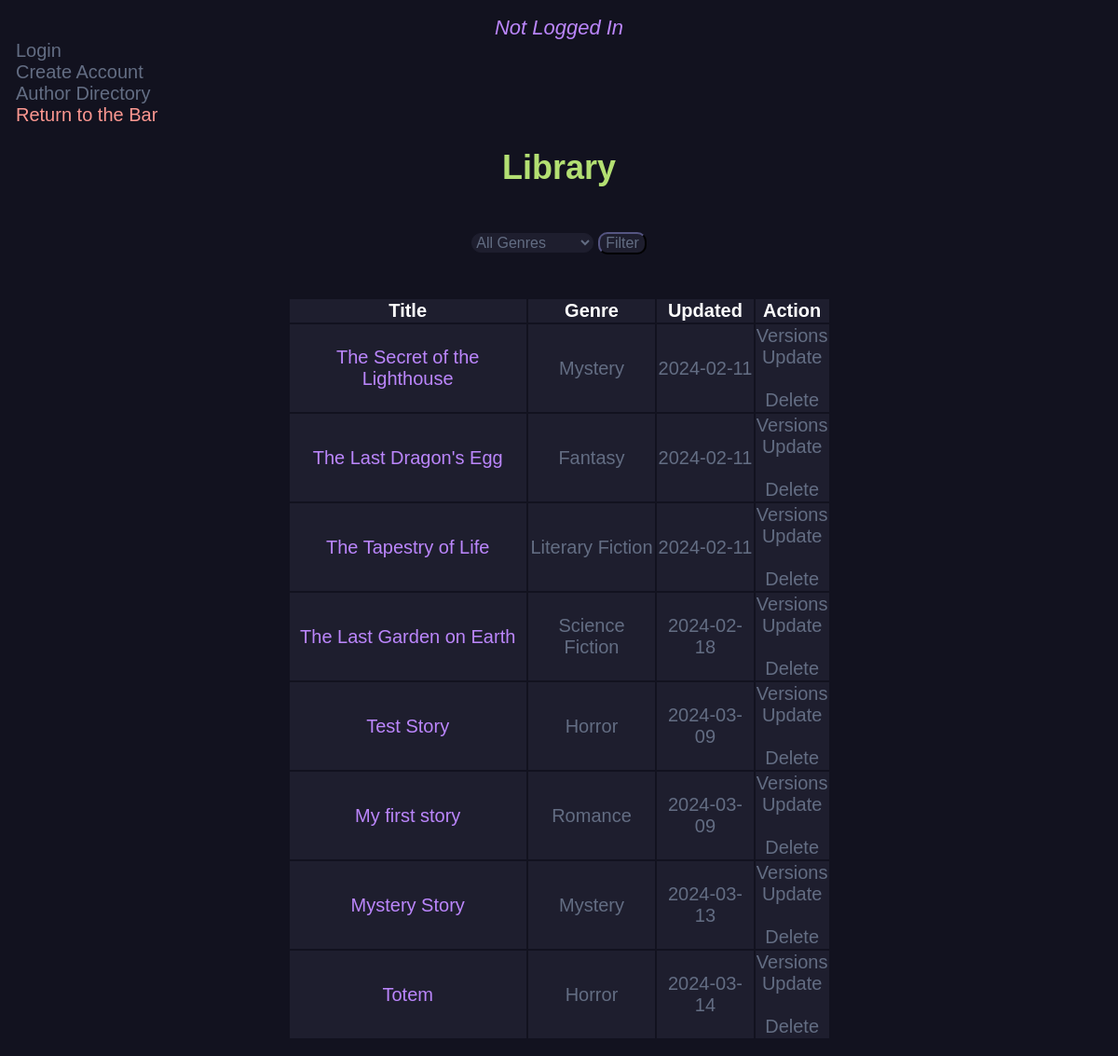
The page /story_db/ on the database as committed earlier.
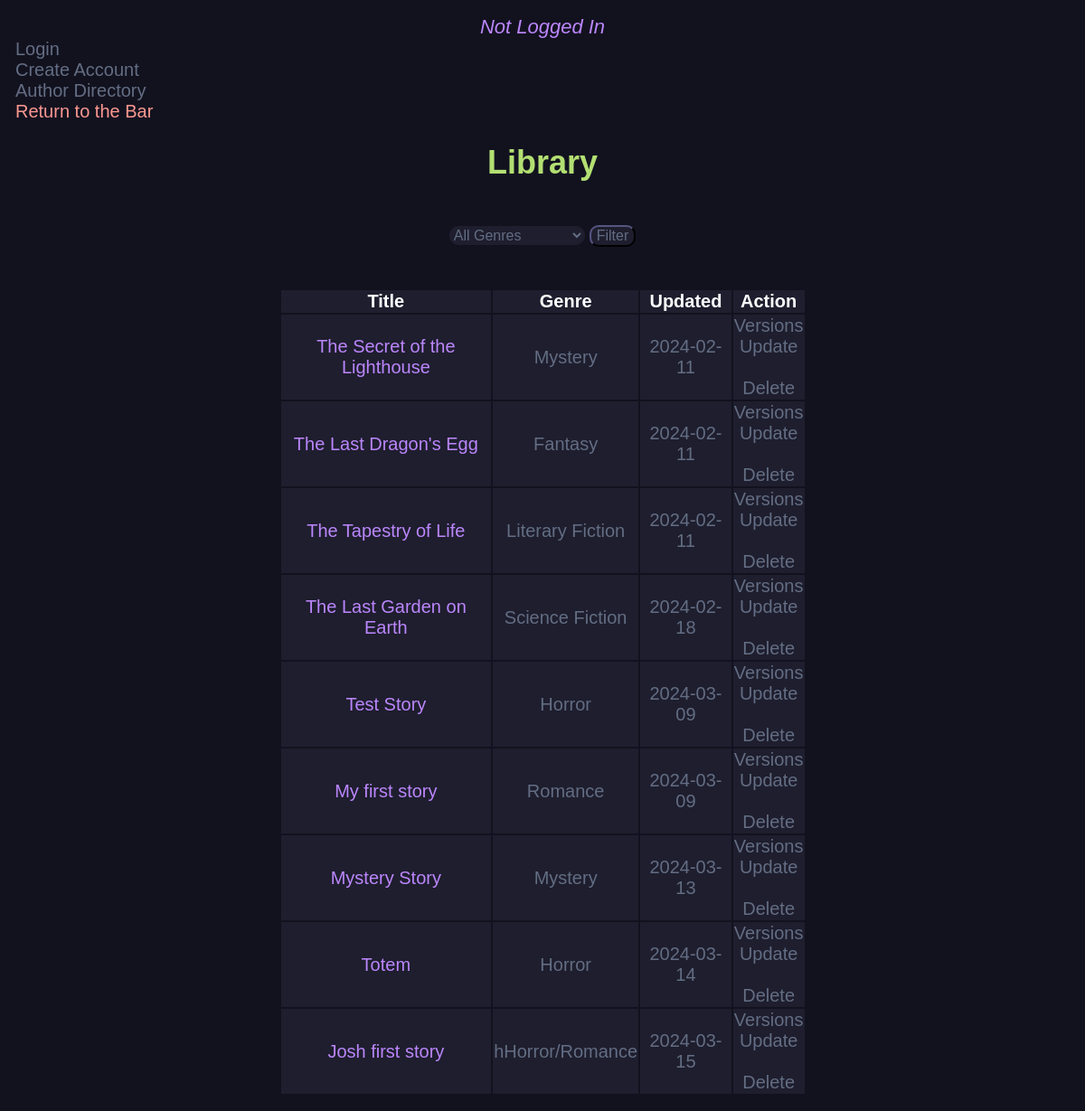
The same page on the database as committed later.
### main.py (models this page shows, shortened)
class NewStory(db.Model):
    id = db.Column(db.Integer, primary_key=True)
    title = db.Column(db.String(200), nullable=False)
    genre = db.Column(db.String(200), nullable=True)
    content = db.Column(db.Text, nullable=False)
    date_created = db.Column(db.DateTime, default=datetime.utcnow)
    author_id = db.Column(db.Integer, db.ForeignKey('user.id'), nullable=False)
    current_version_id = db.Column(db.Integer, db.ForeignKey('new_version.id'), nullable=True)
    __table_args__ = (
        ForeignKeyConstraint(['author_id'], ['user.id'], name='fk_new_story_author_id'),
        ForeignKeyConstraint(['current_version_id'], ['new_version.id'], name='fk_new_story_current_version_id')
    )
    current_version = db.relationship('NewVersion', foreign_keys=[current_version_id], post_update=True)
    versions = db.relationship('NewVersion', backref='story', lazy=True, foreign_keys='NewVersion.story_id')

### main.py (the view)
@app.route('/story_db/', methods=['GET', 'POST'])
def story_db():
    stories = NewStory.query.order_by(NewStory.date_created).all()
    unique_genres = set(story.genre for story in stories)
    if request.method == "POST":
        select_genre = request.form.get('Genre')
        if select_genre and select_genre != 'ALL':
            stories = [story for story in stories if story.genre == select_genre]
    return render_template('story_db.html', stories=stories, unique_genres=unique_genres, current_user=current_user)

### templates/story_db.html (shortened to what this page needs)
 <!DOCTYPE html>
<link rel="stylesheet" href="{{ url_for('static', filename='css/story_db.css') }}">
{% block body %}
{% if current_user.is_authenticated %}
	<a href="/user_dir/" class="button">Author Directory</a><br>
	<a href="/logout/" class="button">Logout</a><br>
	<a href="/" class="return-to-bar">Return to the Bar</a>
	<div style = "text-align: center;">
		<em style = "color: #636d83; font-size: 22px; font-family: sans-serif;">
			Hello, {{ current_user.username }}!
		</em>
		<br>
	</div>
{% else %}
	<div style= "text-align: center;">
			<em style = "color: #BB86FC; font-size: 22px; font-family: sans-serif" >Not Logged In</em>
		</div>
		<a href="/login/" class="button">Login</a><br>
		<a href="/register/" class="button">Create Account</a><br>
		<a href="/user_dir/" class="button">Author Directory</a><br>
		<a href="/" class="return-to-bar">Return to the Bar</a>
{% endif %}
<div class="content">
	<h1 style="text-align: center;">Library</h1><br>
	{% if stories|length < 1 %}
	<h4 style="text-align: center;"> It is a quiet night,<br>
		<br><a href="/">Return to the Bar and Tell us a Story</a>
	</h4>
	{% else %}
	<div class = "form-cont">
	<form method="POST">
		<select class="form-input" name="Genre">
			<option value="ALL">All Genres</option>
		</select>
		<button class="form-input" type="submit">Filter</button>
	</form>
    </div>
	<br>
	<br>
	<table class="center-table">
		<tr>
			<th>Title</th>
			<th>Genre</th>
			<th>Updated</th>
			<th>Action</th>
		</tr>
		{%for story in stories %}
		<tr>
			<td><a href="{{ url_for('view_story', id=story.id) }}" class="story-link">{{ story.title }}</a></td>
			<td>{{story.genre}}</td>
			<td>{{ story.date_created.date() }}</td>
			<td>
				<a href="/versions/{{ story.id }}">Versions</a>
				<br>
				<a href="/update/{{ story.id }}">Update</a>
				<br>
				<br>
				<a href="/delete/{{ story.id }}" onclick="return confirmDelete();">Delete</a>
			</td>
		</tr>
		{% endfor %}
	</table>
	{% endif %}
</div>
{% endblock %}

Rows that differ between the two databases and show on the page:
added NewStory: title "Josh first story", genre "hHorror/Romance", date_created "2024-03-15"
